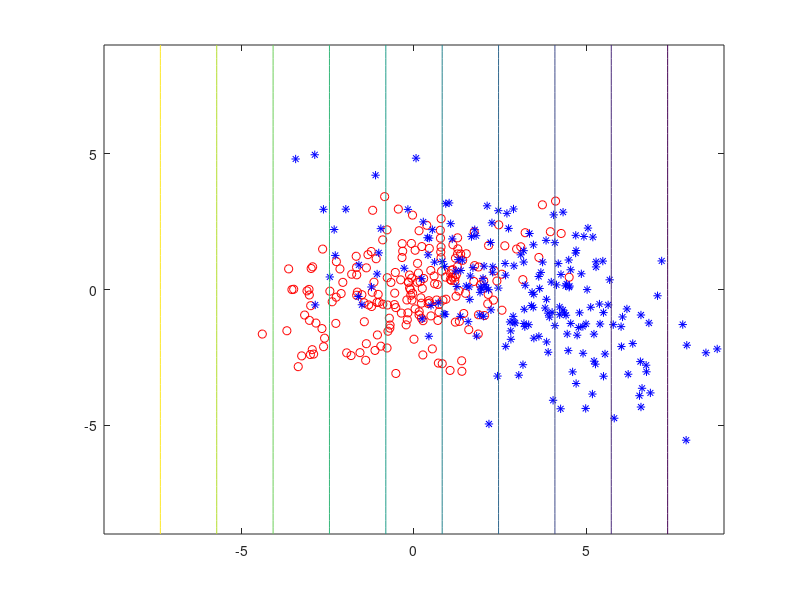

Here is the MATLAB script that generated this plot: (Note: this script raises an error after producing the figure.)
%hw1_3
%hw1_2
% Shala Chen - HW1 - case1
% define the mean and variance
clear all
close all
mu_a = [0,0]';
sigma_a = [3,1; 1,2];
mu_b = [3,0]';
sigma_b = [7,-3; -3,4];

% generate random number
data_a = mvnrnd(mu_a, sigma_a, 200);
data_b = mvnrnd(mu_b, sigma_b, 200);
plot(data_a(:,1),data_a(:,2),'ro');
hold on
plot(data_b(:,1),data_b(:,2),'b*');
hold on



% MED classicification bounda
x = -9:0.25:9;
y = -9:0.25:9;
[X,Y] = meshgrid(x,y);
Z = zeros(size(X));
    for n=1:numel(y)
        for m = 1:numel(x)
            xx=[x(m),y(n)];   
            p1=(mu_a-mu_b)' * xx' ;
            p2=0.5*(mu_b'*mu_b - mu_a' * mu_a);
            Z(n,m)=p1+p2;
        end
    end
%figure;
contour(X,Y,Z,[0,0],'R','LineWidth',3);



% GED classicification boundary
x = -9:0.25:9;
y = -9:0.25:9;
[X,Y] = meshgrid(x,y);
Z = zeros(size(X));
    for n=1:numel(y)
        for m = 1:numel(x)
            xx=[x(m),y(n)];
            Q0 = sigma_a^-1 - sigma_b^-1;
            Q1 = 2*(mu_b' * sigma_b^-1 - mu_a' * sigma_a^-1);
            Q2 = mu_a' * sigma_a^-1 * mu_a - mu_b' * sigma_b^-1 * mu_b;
            Z(n,m)=xx * Q0 * xx' + Q1 * xx' + Q2;
        end
    end
%figure;
contour(X,Y,Z,[0,0],'Y','LineWidth',2);


% MAP classicification boundary
x = -9:0.25:9;
y = -9:0.25:9;
[X,Y] = meshgrid(x,y);
Z = zeros(size(X));
    for n=1:numel(y)
        for m = 1:numel(x)
            xx=[x(m),y(n)];
            pa = 0.5;
            pb = 0.5;
            Q0 = sigma_a^-1 - sigma_b^-1;
            Q1 = 2*(mu_b' * sigma_b^-1 - mu_a' * sigma_a^-1);
            Q2 = mu_a' * sigma_a^-1 * mu_a - mu_b' * sigma_b^-1 * mu_b;
            Q3 = log(pb/pa);
            Q4 = log(det(sigma_a)/det(sigma_b));
            Z(n,m) = xx * Q0 * xx' + Q1 * xx' + Q2 + 2 * Q3 +Q4;
        end
    end
%figure;
contour(X,Y,Z,[0,0],'--B','LineWidth',1);



% unit standard deviation contour
x = -9:0.25:9;
y = -9:0.25:9;
[X,Y] = meshgrid(x,y);
Z = zeros(size(X));
    for n=1:numel(y)
        for m = 1:numel(x)
            xx=[x(m),y(n)];
            Q = (((xx'- mu_a)')*inv(sigma_a)*(xx'-mu_a))^0.5;
            Z(n,m) = Q;
        end
    end
%figure;
contour(X,Y,Z,[1,1],'k','LineWidth',2);

Z = zeros(size(X));
    for n=1:numel(y)
        for m = 1:numel(x)
            xx=[x(m),y(n)];
            Q = (((xx'- mu_b)')*inv(sigma_b)*(xx'-mu_b))^0.5;
            Z(n,m) = Q;
        end
    end
%figure;
contour(X,Y,Z,[1,1],'k','LineWidth',2);

legend('Class a','Class b','MED','GED','MAP','Unit Std');
title('Case 3');

